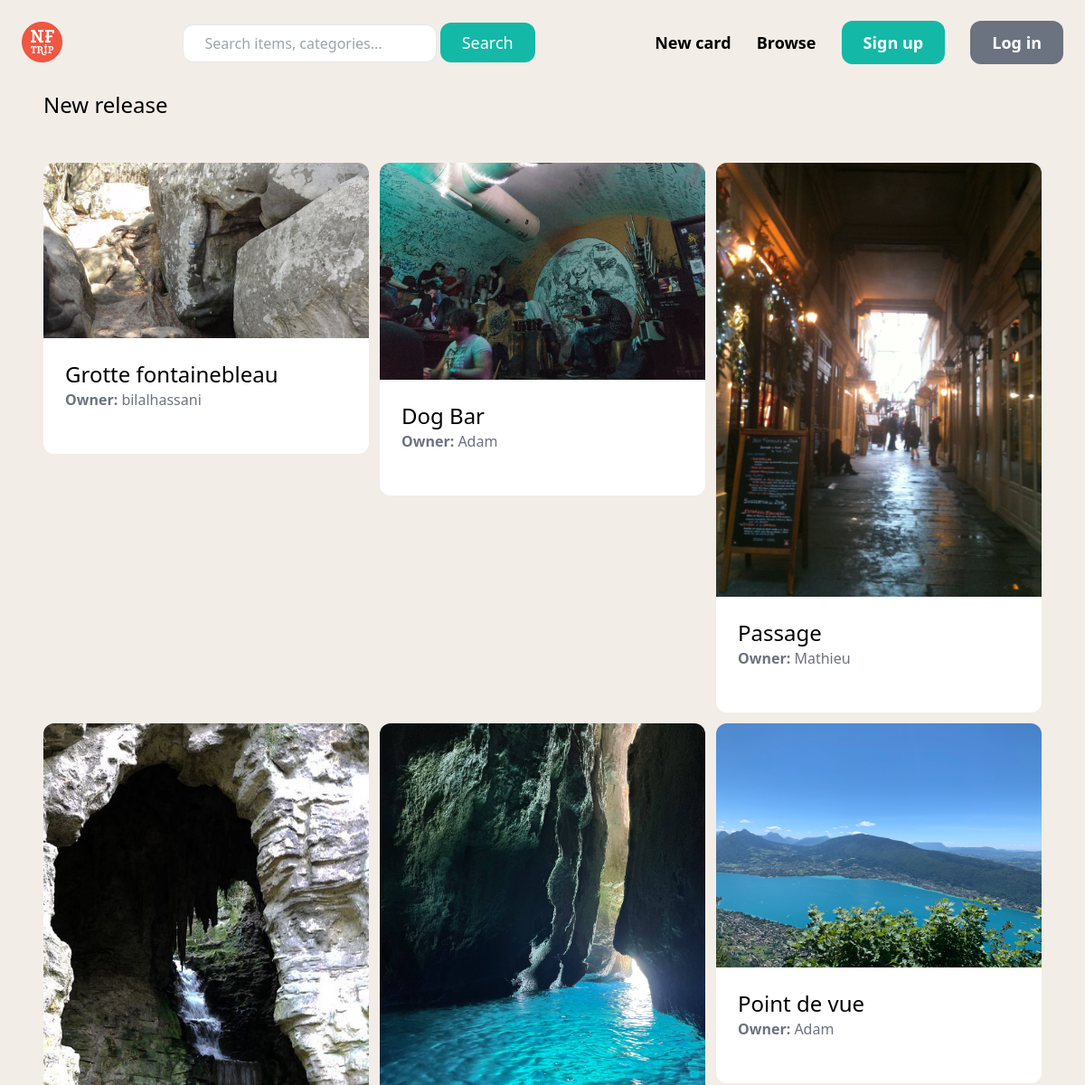
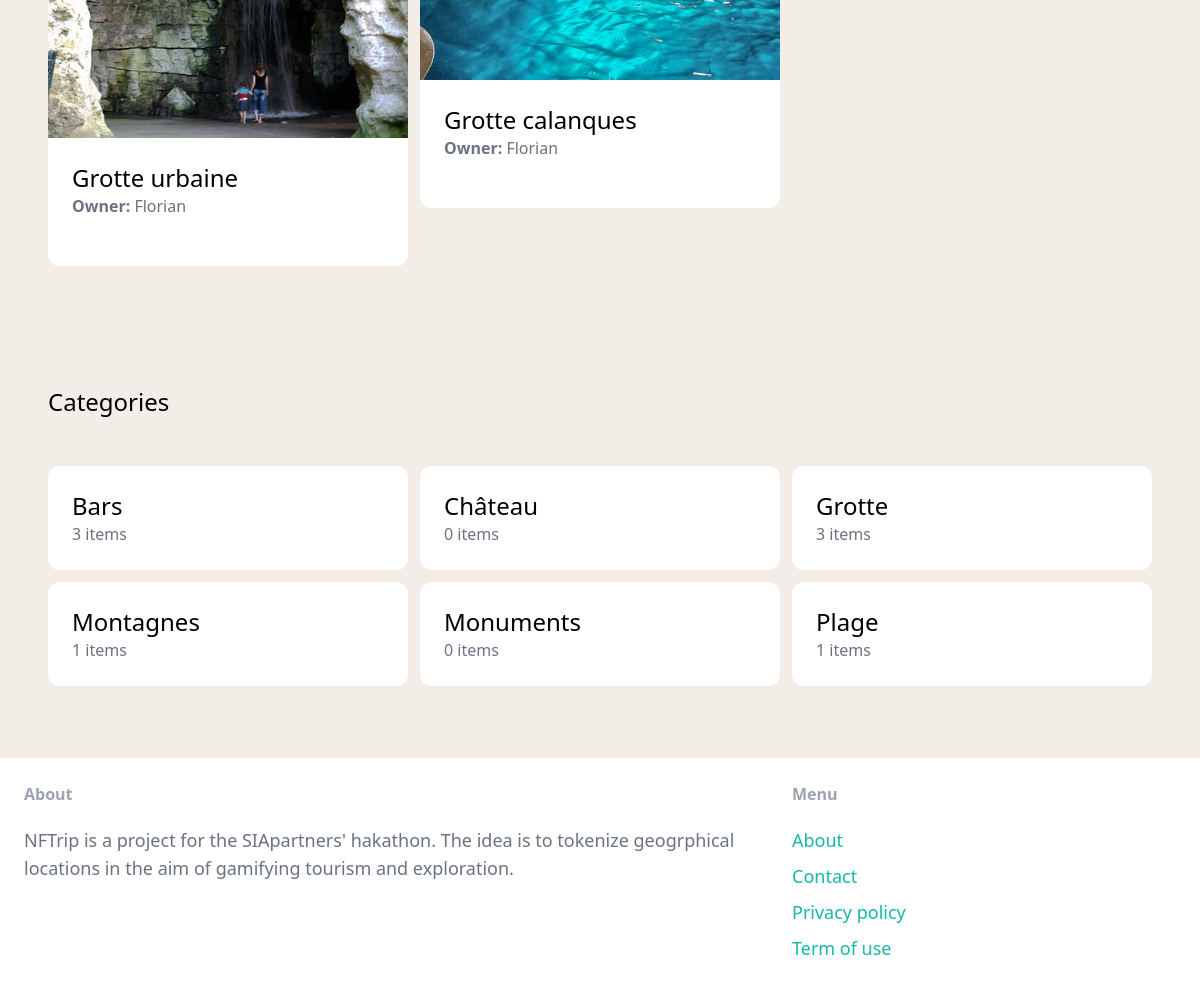
The page / on the database its author committed (2 pictures, top to bottom).
### item/models.py (models this page shows, shortened)
class Item(models.Model):
    category = models.ForeignKey(Category, related_name='items', on_delete=models.CASCADE)
    name = models.CharField(max_length=255)
    description = models.TextField(blank=True, null=True)
    price = models.FloatField(default=2)
    image = models.ImageField(upload_to='item_images', blank=True, null=True)
    is_sold = models.BooleanField(default=False)
    created_by = models.ForeignKey(User, related_name='items', on_delete=models.CASCADE)
    created_at = models.DateTimeField(auto_now_add=True)
    coordinates = models.CharField(max_length=255)

class Category(models.Model):
    name = models.CharField(max_length=255)
    class Meta:
        ordering = ('name',)
        verbose_name_plural = 'Categories'

### core/views.py (the view)
# urls.py: path('', views.index, name='index'),
def index(request):
    items = Item.objects.filter(is_sold=False)[0:6]
    categories = Category.objects.all()
    return render(request, 'core/index.html', {
        'categories': categories,
        'items': items,
    })

### core/templates/core/index.html (shortened to what this page needs)
{% extends 'core/base.html' %}
{% block content %}
    <div class="mt-7 px-6 py-12 rounded-xl">
        <h2 class="mb-12 text-2xl justify">New release</h2>
        <div class="grid grid-cols-3 gap-3">
            {% for item in items %}
                <div>
                    <a href="{% url 'item:detail' item.id %}">
                        <div>
                            <img src="{{ item.image.url }}" class="rounded-t-xl">
                        </div>
                        <div class="p-6 bg-white rounded-b-xl">
                            <h2 class="text-2xl">{{ item.name }}</h2>
                            <p class="text-gray-500"><strong>Owner: </strong>{{ item.created_by.username }}</p><br>
                        </div>
                    </a>
                </div>
            {% endfor %}
        </div>
    </div>
    <div class="mt-6 px-6 py-12">
        <h2 class="mb-12 text-2xl justify">Categories</h2>
        <div class="grid grid-cols-3 gap-3">
            {% for category in categories %}
                <div>
                    <a href="#">
                        <div class="p-6 bg-white rounded-xl">
                            <h2 class="text-2xl">{{ category.name }}</h2>
                            <p class="text-gray-500">{{ category.items.count }} items</p>
                        </div>
                    </a>
                </div>
            {% endfor %}
        </div>
    </div>
{% endblock %}

### core/templates/core/base.html (shortened to what this page needs)
<!doctype html>
<html>
    <head>
        <script src="https://cdn.tailwindcss.com"></script>
    </head>
    <body>
        <nav class="py-6 px-6 flex justify-between items-center border-gray-800", style = "background: #f3ede7; position:fixed; top:0; width:100%">
            <div class="space-x-4">
                <a href="/"><img src="media/item_images/image_33.png"  width = "45" height = "45"></a>
            </div>
            <form method="get" action="{% url 'item:items' %}">
                <input name="query" class="py-2 px-6 border rounded-xl" type="text" value="{{ query }}" placeholder="Search items, categories...", style = "">
                <button class="py-2 px-6 text-lg bg-teal-500 text-white rounded-xl hover:bg-teal-700">Search</button>
            </form>
            <div class="space-x-6">
                <a href="{% url 'item:new' %}" class="text-lg font-semibold hover:text-gray-500">New card</a>
                <a href="{% url 'item:items' %}" class="text-lg font-semibold hover:text-gray-500">Browse</a>
                {% if request.user.is_authenticated %}
                    <a href="{% url 'conversation:inbox' %}" class="px-6 py-3 text-lg font-semibold bg-teal-500 text-white rounded-xl hover:bg-teal-700">Inbox</a>
                    <a href="{% url 'dashboard:index' %}" class="px-6 py-3 text-lg font-semibold bg-gray-500 text-white rounded-xl hover:bg-gray-700">Dashboard</a>
                {% else %}
                    <a href="{% url 'core:signup' %}" class="px-6 py-3 text-lg font-semibold bg-teal-500 text-white rounded-xl hover:bg-teal-700">Sign up</a>
                    <a href="{% url 'core:login' %}" class="px-6 py-3 text-lg font-semibold bg-gray-500 text-white rounded-xl hover:bg-gray-700">Log in</a>
                {% endif %}
            </div>
        </nav>
        <div class="px-6 py-6", style = "background: #F3EDE7">
            {% block content %}
            {% endblock %}
        </div>
        <footer class="py-6 px-6 flex justify-between", style = "background: #ffffff">
            <div class="w-2/3 pr-10">
                <h3 class="mb-5 font-semibold text-gray-400">About</h3>
                <p class="text-lg text-gray-500">NFTrip is a project for the SIApartners' hakathon. The idea is to tokenize geogrphical locations in the aim of gamifying tourism and exploration.</p>
            </div>
            <div class="w-1/3">
                <h3 class="mb-5 font-semibold text-gray-400">Menu</h3>
                <ul class="space-y-2">
                    <li><a href="#" class="text-lg text-teal-500 hover:text-teal-700">About</a></li>
                    <li><a href="{% url 'core:contact' %}" class="text-lg text-teal-500 hover:text-teal-700">Contact</a></li>
                    <li><a href="#" class="text-lg text-teal-500 hover:text-teal-700">Privacy policy</a></li>
                    <li><a href="#" class="text-lg text-teal-500 hover:text-teal-700">Term of use</a></li>
                </ul>
            </div>
        </footer>
    </body>
</html>

### rows shown on the page
Item: image (picture), name "Grotte fontainebleau", created_by.username "bilalhassani"
Item: image (picture), name "Dog Bar", created_by.username "Adam"
Item: image (picture), name "Passage", created_by.username "Mathieu"
Item: image (picture), name "Grotte urbaine", created_by.username "Florian"
Item: image (picture), name "Grotte calanques", created_by.username "Florian"
Item: image (picture), name "Point de vue", created_by.username "Adam"
Category: name "Bars", items.count "3"
Category: name "Château", items.count "0"
Category: name "Grotte", items.count "3"
Category: name "Montagnes", items.count "1"
Category: name "Monuments", items.count "0"
Category: name "Plage", items.count "1"
